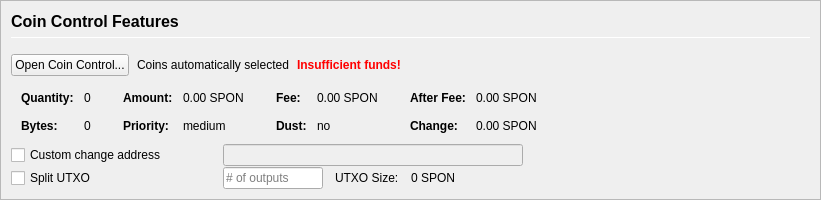
         <widget class="QFrame" name="frameCoinControl">
          <property name="sizePolicy">
           <sizepolicy hsizetype="Expanding" vsizetype="Expanding">
            <horstretch>0</horstretch>
            <verstretch>0</verstretch>
           </sizepolicy>
          </property>
          <property name="maximumSize">
           <size>
            <width>16777215</width>
            <height>16777215</height>
           </size>
          </property>
          <property name="frameShape">
           <enum>QFrame::StyledPanel</enum>
          </property>
          <property name="frameShadow">
           <enum>QFrame::Sunken</enum>
          </property>
          <layout class="QVBoxLayout" name="verticalLayoutCoinControl2">
           <property name="spacing">
            <number>0</number>
           </property>
           <property name="leftMargin">
            <number>0</number>
           </property>
           <property name="topMargin">
            <number>0</number>
           </property>
           <property name="rightMargin">
            <number>0</number>
           </property>
           <property name="bottomMargin">
            <number>0</number>
           </property>
           <item>
            <widget class="QFrame" name="frameCoinControl_BG">
             <layout class="QVBoxLayout" name="verticalLayoutCoinControl" stretch="0,0,0,0,0,0">
              <property name="spacing">
               <number>1</number>
              </property>
              <property name="leftMargin">
               <number>10</number>
              </property>
              <property name="topMargin">
               <number>10</number>
              </property>
              <item>
               <layout class="QHBoxLayout" name="horizontalLayoutCoinControl1">
                <property name="bottomMargin">
                 <number>15</number>
                </property>
                <item>
                 <layout class="QVBoxLayout" name="verticalLayout_3">
                  <property name="spacing">
                   <number>6</number>
                  </property>
                  <item>
                   <widget class="QLabel" name="labelCoinControlFeatures">
                    <property name="sizePolicy">
                     <sizepolicy hsizetype="Preferred" vsizetype="Maximum">
                      <horstretch>0</horstretch>
                      <verstretch>0</verstretch>
                     </sizepolicy>
                    </property>
                    <property name="minimumSize">
                     <size>
                      <width>0</width>
                      <height>20</height>
                     </size>
                    </property>
                    <property name="font">
                     <font>
                      <pointsize>12</pointsize>
                      <weight>75</weight>
                      <bold>true</bold>
                     </font>
                    </property>
                    <property name="styleSheet">
                     <string notr="true">font-weight:bold;</string>
                    </property>
                    <property name="text">
                     <string>Coin Control Features</string>
                    </property>
                   </widget>
                  </item>
                  <item>
                   <widget class="Line" name="line">
                    <property name="minimumSize">
                     <size>
                      <width>0</width>
                      <height>1</height>
                     </size>
                    </property>
                    <property name="maximumSize">
                     <size>
                      <width>16777215</width>
                      <height>1</height>
                     </size>
                    </property>
                    <property name="orientation">
                     <enum>Qt::Horizontal</enum>
                    </property>
                   </widget>
                  </item>
                 </layout>
                </item>
               </layout>
              </item>
              <item>
               <layout class="QHBoxLayout" name="horizontalLayoutCoinControl2" stretch="0,0,0,0">
                <property name="spacing">
                 <number>8</number>
                </property>
                <property name="bottomMargin">
                 <number>10</number>
                </property>
                <item>
                 <widget class="QPushButton" name="pushButtonCoinControl">
                  <property name="styleSheet">
                   <string notr="true"/>
                  </property>
                  <property name="text">
                   <string>Open Coin Control...</string>
                  </property>
                  <property name="autoDefault">
                   <bool>false</bool>
                  </property>
                 </widget>
                </item>
                <item>
                 <widget class="QLabel" name="labelCoinControlAutomaticallySelected">
                  <property name="text">
                   <string>Coins automatically selected</string>
                  </property>
                  <property name="margin">
                   <number>5</number>
                  </property>
                 </widget>
                </item>
                <item>
                 <widget class="QLabel" name="labelCoinControlInsuffFunds">
                  <property name="font">
                   <font>
                    <weight>75</weight>
                    <bold>true</bold>
                   </font>
                  </property>
                  <property name="styleSheet">
                   <string notr="true">color:red;font-weight:bold;</string>
                  </property>
                  <property name="text">
                   <string>Insufficient funds!</string>
                  </property>
                  <property name="margin">
                   <number>5</number>
                  </property>
                 </widget>
                </item>
                <item>
                 <spacer name="horizontalSpacerCoinControl">
                  <property name="orientation">
                   <enum>Qt::Horizontal</enum>
                  </property>
                  <property name="sizeHint" stdset="0">
                   <size>
                    <width>40</width>
                    <height>1</height>
                   </size>
                  </property>
                 </spacer>
                </item>
               </layout>
              </item>
              <item>
               <widget class="QWidget" name="widgetCoinControl" native="true">
                <property name="sizePolicy">
                 <sizepolicy hsizetype="Preferred" vsizetype="Preferred">
                  <horstretch>0</horstretch>
                  <verstretch>0</verstretch>
                 </sizepolicy>
                </property>
                <property name="minimumSize">
                 <size>
                  <width>0</width>
                  <height>0</height>
                 </size>
                </property>
                <property name="styleSheet">
                 <string notr="true"/>
                </property>
                <layout class="QHBoxLayout" name="horizontalLayoutCoinControl5">
                 <property name="leftMargin">
                  <number>0</number>
                 </property>
                 <property name="topMargin">
                  <number>0</number>
                 </property>
                 <property name="rightMargin">
                  <number>0</number>
                 </property>
                 <property name="bottomMargin">
                  <number>0</number>
                 </property>
                 <item>
                  <layout class="QHBoxLayout" name="horizontalLayoutCoinControl3" stretch="0,0,0,1">
                   <property name="spacing">
                    <number>20</number>
                   </property>
                   <property name="topMargin">
                    <number>0</number>
                   </property>
                   <property name="bottomMargin">
                    <number>10</number>
                   </property>
                   <item>
                    <layout class="QFormLayout" name="formLayoutCoinControl1">
                     <property name="horizontalSpacing">
                      <number>10</number>
                     </property>
                     <property name="verticalSpacing">
                      <number>14</number>
                     </property>
                     <property name="leftMargin">
                      <number>10</number>
                     </property>
                     <property name="topMargin">
                      <number>4</number>
                     </property>
                     <property name="rightMargin">
                      <number>6</number>
                     </property>
                     <item row="0" column="0">
                      <widget class="QLabel" name="labelCoinControlQuantityText">
                       <property name="font">
                        <font>
                         <weight>75</weight>
                         <bold>true</bold>
                        </font>
                       </property>
                       <property name="text">
                        <string>Quantity:</string>
                       </property>
                       <property name="margin">
                        <number>0</number>
                       </property>
                      </widget>
                     </item>
                     <item row="0" column="1">
                      <widget class="QLabel" name="labelCoinControlQuantity">
                       <property name="cursor">
                        <cursorShape>IBeamCursor</cursorShape>
                       </property>
                       <property name="contextMenuPolicy">
                        <enum>Qt::ActionsContextMenu</enum>
                       </property>
                       <property name="text">
                        <string notr="true">0</string>
                       </property>
                       <property name="margin">
                        <number>0</number>
                       </property>
                       <property name="textInteractionFlags">
                        <set>Qt::LinksAccessibleByMouse|Qt::TextSelectableByKeyboard|Qt::TextSelectableByMouse</set>
                       </property>
                      </widget>
                     </item>
                     <item row="1" column="0">
                      <widget class="QLabel" name="labelCoinControlBytesText">
                       <property name="font">
                        <font>
                         <weight>75</weight>
                         <bold>true</bold>
                        </font>
                       </property>
                       <property name="text">
                        <string>Bytes:</string>
                       </property>
                      </widget>
                     </item>
                     <item row="1" column="1">
                      <widget class="QLabel" name="labelCoinControlBytes">
                       <property name="cursor">
                        <cursorShape>IBeamCursor</cursorShape>
                       </property>
                       <property name="contextMenuPolicy">
                        <enum>Qt::ActionsContextMenu</enum>
                       </property>
                       <property name="text">
                        <string notr="true">0</string>
                       </property>
                       <property name="textInteractionFlags">
                        <set>Qt::LinksAccessibleByMouse|Qt::TextSelectableByKeyboard|Qt::TextSelectableByMouse</set>
                       </property>
                      </widget>
                     </item>
                    </layout>
                   </item>
                   <item>
                    <layout class="QFormLayout" name="formLayoutCoinControl2">
                     <property name="horizontalSpacing">
                      <number>10</number>
                     </property>
                     <property name="verticalSpacing">
                      <number>14</number>
                     </property>
                     <property name="leftMargin">
                      <number>6</number>
                     </property>
                     <property name="topMargin">
                      <number>4</number>
                     </property>
                     <property name="rightMargin">
                      <number>6</number>
                     </property>
                     <item row="0" column="0">
                      <widget class="QLabel" name="labelCoinControlAmountText">
                       <property name="font">
                        <font>
                         <weight>75</weight>
                         <bold>true</bold>
                        </font>
                       </property>
                       <property name="text">
                        <string>Amount:</string>
                       </property>
                       <property name="margin">
                        <number>0</number>
                       </property>
                      </widget>
                     </item>
                     <item row="0" column="1">
                      <widget class="QLabel" name="labelCoinControlAmount">
                       <property name="cursor">
                        <cursorShape>IBeamCursor</cursorShape>
                       </property>
                       <property name="contextMenuPolicy">
                        <enum>Qt::ActionsContextMenu</enum>
                       </property>
                       <property name="text">
                        <string notr="true">0.00 SPON</string>
                       </property>
                       <property name="textInteractionFlags">
                        <set>Qt::LinksAccessibleByMouse|Qt::TextSelectableByKeyboard|Qt::TextSelectableByMouse</set>
                       </property>
                      </widget>
                     </item>
                     <item row="1" column="0">
                      <widget class="QLabel" name="labelCoinControlPriorityText">
                       <property name="font">
                        <font>
                         <weight>75</weight>
                         <bold>true</bold>
                        </font>
                       </property>
                       <property name="text">
                        <string>Priority:</string>
                       </property>
                      </widget>
                     </item>
                     <item row="1" column="1">
                      <widget class="QLabel" name="labelCoinControlPriority">
                       <property name="cursor">
                        <cursorShape>IBeamCursor</cursorShape>
                       </property>
                       <property name="contextMenuPolicy">
                        <enum>Qt::ActionsContextMenu</enum>
                       </property>
                       <property name="text">
                        <string>medium</string>
                       </property>
                       <property name="textInteractionFlags">
                        <set>Qt::LinksAccessibleByMouse|Qt::TextSelectableByKeyboard|Qt::TextSelectableByMouse</set>
                       </property>
                      </widget>
                     </item>
                    </layout>
                   </item>
                   <item>
                    <layout class="QFormLayout" name="formLayoutCoinControl3">
                     <property name="horizontalSpacing">
                      <number>10</number>
                     </property>
                     <property name="verticalSpacing">
                      <number>14</number>
                     </property>
                     <property name="leftMargin">
                      <number>6</number>
                     </property>
                     <property name="topMargin">
                      <number>4</number>
                     </property>
                     <property name="rightMargin">
                      <number>6</number>
                     </property>
                     <item row="0" column="0">
                      <widget class="QLabel" name="labelCoinControlFeeText">
                       <property name="font">
                        <font>
                         <weight>75</weight>
                         <bold>true</bold>
                        </font>
                       </property>
                       <property name="text">
                        <string>Fee:</string>
                       </property>
                       <property name="margin">
                        <number>0</number>
                       </property>
                      </widget>
                     </item>
                     <item row="0" column="1">
                      <widget class="QLabel" name="labelCoinControlFee">
                       <property name="cursor">
                        <cursorShape>IBeamCursor</cursorShape>
                       </property>
                       <property name="contextMenuPolicy">
                        <enum>Qt::ActionsContextMenu</enum>
                       </property>
                       <property name="text">
                        <string notr="true">0.00 SPON</string>
                       </property>
                       <property name="textInteractionFlags">
                        <set>Qt::LinksAccessibleByMouse|Qt::TextSelectableByKeyboard|Qt::TextSelectableByMouse</set>
                       </property>
                      </widget>
                     </item>
                     <item row="1" column="0">
                      <widget class="QLabel" name="labelCoinControlLowOutputText">
                       <property name="font">
                        <font>
                         <weight>75</weight>
                         <bold>true</bold>
                        </font>
                       </property>
                       <property name="text">
                        <string>Dust:</string>
                       </property>
                      </widget>
                     </item>
                     <item row="1" column="1">
                      <widget class="QLabel" name="labelCoinControlLowOutput">
                       <property name="cursor">
                        <cursorShape>IBeamCursor</cursorShape>
                       </property>
                       <property name="contextMenuPolicy">
                        <enum>Qt::ActionsContextMenu</enum>
                       </property>
                       <property name="text">
                        <string>no</string>
                       </property>
                       <property name="textInteractionFlags">
                        <set>Qt::LinksAccessibleByMouse|Qt::TextSelectableByKeyboard|Qt::TextSelectableByMouse</set>
                       </property>
                      </widget>
                     </item>
                    </layout>
                   </item>
                   <item>
                    <layout class="QFormLayout" name="formLayoutCoinControl4">
                     <property name="horizontalSpacing">
                      <number>10</number>
                     </property>
                     <property name="verticalSpacing">
                      <number>14</number>
                     </property>
                     <property name="leftMargin">
                      <number>6</number>
                     </property>
                     <property name="topMargin">
                      <number>4</number>
                     </property>
                     <property name="rightMargin">
                      <number>6</number>
                     </property>
                     <item row="0" column="0">
                      <widget class="QLabel" name="labelCoinControlAfterFeeText">
                       <property name="font">
                        <font>
                         <weight>75</weight>
                         <bold>true</bold>
                        </font>
                       </property>
                       <property name="text">
                        <string>After Fee:</string>
                       </property>
                       <property name="margin">
                        <number>0</number>
                       </property>
                      </widget>
                     </item>
                     <item row="0" column="1">
                      <widget class="QLabel" name="labelCoinControlAfterFee">
                       <property name="cursor">
                        <cursorShape>IBeamCursor</cursorShape>
                       </property>
                       <property name="contextMenuPolicy">
                        <enum>Qt::ActionsContextMenu</enum>
                       </property>
                       <property name="text">
                        <string notr="true">0.00 SPON</string>
                       </property>
                       <property name="textInteractionFlags">
                        <set>Qt::LinksAccessibleByMouse|Qt::TextSelectableByKeyboard|Qt::TextSelectableByMouse</set>
                       </property>
                      </widget>
                     </item>
                     <item row="1" column="0">
                      <widget class="QLabel" name="labelCoinControlChangeText">
                       <property name="font">
                        <font>
                         <weight>75</weight>
                         <bold>true</bold>
                        </font>
                       </property>
                       <property name="text">
                        <string>Change:</string>
                       </property>
                      </widget>
                     </item>
                     <item row="1" column="1">
                      <widget class="QLabel" name="labelCoinControlChange">
                       <property name="cursor">
                        <cursorShape>IBeamCursor</cursorShape>
                       </property>
                       <property name="contextMenuPolicy">
                        <enum>Qt::ActionsContextMenu</enum>
                       </property>
                       <property name="text">
                        <string notr="true">0.00 SPON</string>
                       </property>
                       <property name="textInteractionFlags">
                        <set>Qt::LinksAccessibleByMouse|Qt::TextSelectableByKeyboard|Qt::TextSelectableByMouse</set>
                       </property>
                      </widget>
                     </item>
                    </layout>
                   </item>
                  </layout>
                 </item>
                </layout>
               </widget>
              </item>
              <item>
               <layout class="QHBoxLayout" name="horizontalLayoutCoinControl4">
                <property name="spacing">
                 <number>12</number>
                </property>
                <property name="sizeConstraint">
                 <enum>QLayout::SetDefaultConstraint</enum>
                </property>
                <property name="topMargin">
                 <number>0</number>
                </property>
                <property name="rightMargin">
                 <number>0</number>
                </property>
                <item>
                 <widget class="QCheckBox" name="checkBoxCoinControlChange">
                  <property name="sizePolicy">
                   <sizepolicy hsizetype="Preferred" vsizetype="Preferred">
                    <horstretch>0</horstretch>
                    <verstretch>0</verstretch>
                   </sizepolicy>
                  </property>
                  <property name="minimumSize">
                   <size>
                    <width>200</width>
                    <height>0</height>
                   </size>
                  </property>
                  <property name="maximumSize">
                   <size>
                    <width>200</width>
                    <height>16777215</height>
                   </size>
                  </property>
                  <property name="toolTip">
                   <string>If this is activated, but the change address is empty or invalid, change will be sent to a newly generated address.</string>
                  </property>
                  <property name="text">
                   <string>Custom change address</string>
                  </property>
                 </widget>
                </item>
                <item>
                 <widget class="QValidatedLineEdit" name="lineEditCoinControlChange">
                  <property name="enabled">
                   <bool>false</bool>
                  </property>
                  <property name="sizePolicy">
                   <sizepolicy hsizetype="Preferred" vsizetype="Preferred">
                    <horstretch>0</horstretch>
                    <verstretch>0</verstretch>
                   </sizepolicy>
                  </property>
                  <property name="minimumSize">
                   <size>
                    <width>300</width>
                    <height>0</height>
                   </size>
                  </property>
                 </widget>
                </item>
                <item>
                 <widget class="QLabel" name="labelCoinControlChangeLabel">
                  <property name="sizePolicy">
                   <sizepolicy hsizetype="Preferred" vsizetype="Preferred">
                    <horstretch>0</horstretch>
                    <verstretch>0</verstretch>
                   </sizepolicy>
                  </property>
                  <property name="minimumSize">
                   <size>
                    <width>100</width>
                    <height>0</height>
                   </size>
                  </property>
                  <property name="text">
                   <string/>
                  </property>
                  <property name="margin">
                   <number>3</number>
                  </property>
                 </widget>
                </item>
               </layout>
              </item>
              <item>
               <layout class="QHBoxLayout" name="horizontalLayoutCoinControl6">
                <property name="spacing">
                 <number>12</number>
                </property>
                <property name="rightMargin">
                 <number>0</number>
                </property>
                <item>
                 <widget class="QCheckBox" name="splitBlockCheckBox">
                  <property name="sizePolicy">
                   <sizepolicy hsizetype="Preferred" vsizetype="Preferred">
                    <horstretch>0</horstretch>
                    <verstretch>0</verstretch>
                   </sizepolicy>
                  </property>
                  <property name="minimumSize">
                   <size>
                    <width>200</width>
                    <height>0</height>
                   </size>
                  </property>
                  <property name="maximumSize">
                   <size>
                    <width>200</width>
                    <height>16777215</height>
                   </size>
                  </property>
                  <property name="text">
                   <string>Split UTXO</string>
                  </property>
                 </widget>
                </item>
                <item>
                 <widget class="QLineEdit" name="splitBlockLineEdit">
                  <property name="sizePolicy">
                   <sizepolicy hsizetype="Preferred" vsizetype="Preferred">
                    <horstretch>50</horstretch>
                    <verstretch>0</verstretch>
                   </sizepolicy>
                  </property>
                  <property name="minimumSize">
                   <size>
                    <width>100</width>
                    <height>0</height>
                   </size>
                  </property>
                  <property name="maximumSize">
                   <size>
                    <width>100</width>
                    <height>16777215</height>
                   </size>
                  </property>
                  <property name="placeholderText">
                   <string># of outputs</string>
                  </property>
                 </widget>
                </item>
                <item>
                 <widget class="QLabel" name="labelBlockSizeText">
                  <property name="text">
                   <string>UTXO Size:</string>
                  </property>
                 </widget>
                </item>
                <item>
                 <widget class="QLabel" name="labelBlockSize">
                  <property name="text">
                   <string>0 SPON</string>
                  </property>
                 </widget>
                </item>
                <item>
                 <spacer name="horizontalSpacer_7">
                  <property name="orientation">
                   <enum>Qt::Horizontal</enum>
                  </property>
                  <property name="sizeHint" stdset="0">
                   <size>
                    <width>40</width>
                    <height>20</height>
                   </size>
                  </property>
                 </spacer>
                </item>
               </layout>
              </item>
              <item>
               <spacer name="verticalSpacerCoinControl">
                <property name="orientation">
                 <enum>Qt::Vertical</enum>
                </property>
                <property name="sizeHint" stdset="0">
                 <size>
                  <width>800</width>
                  <height>1</height>
                 </size>
                </property>
               </spacer>
              </item>
             </layout>
            </widget>
           </item>
          </layout>
         </widget>
